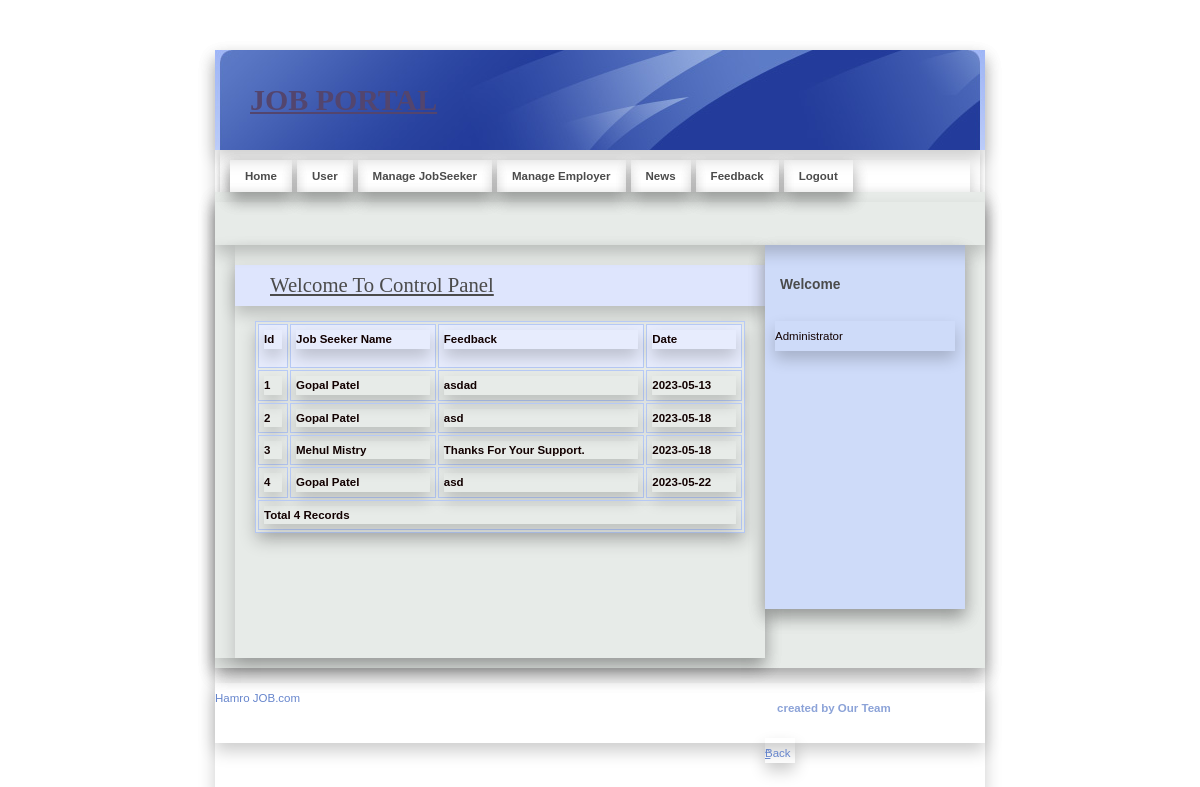
Screenshot of /Admin/Admin/Feedback.php (signed in) with the database file from the repository.
### tables this page shows
CREATE TABLE `feedback` (
  `FeedbackId` int(11) NOT NULL,
  `JobSeekId` int(11) NOT NULL,
  `Feedback` varchar(200) NOT NULL,
  `FeedbakDate` date NOT NULL
);

CREATE TABLE `jobseeker_reg` (
  `JobSeekId` int(11) NOT NULL,
  `JobSeekerName` varchar(20) NOT NULL,
  `Address` varchar(100) NOT NULL,
  `City` varchar(20) NOT NULL,
  `Email` varchar(40) NOT NULL,
  `Mobile` bigint(20) NOT NULL,
  `Qualification` varchar(20) NOT NULL,
  `Gender` varchar(10) NOT NULL,
  `BirthDate` date NOT NULL,
  `Resume` varchar(200) NOT NULL,
  `Status` varchar(10) NOT NULL,
  `UserName` varchar(20) NOT NULL,
  `Password` varchar(20) NOT NULL,
  `Question` varchar(100) NOT NULL,
  `Answer` varchar(50) NOT NULL
);

### Admin/Admin/Feedback.php (the view, shortened to what this page needs)
<!DOCTYPE html PUBLIC "-//W3C//DTD XHTML 1.0 Strict//EN" "http://www.w3.org/TR/xhtml1/DTD/xhtml1-strict.dtd">
<html xmlns="http://www.w3.org/1999/xhtml" xml:lang="cs" lang="cs">
<head>
    <link rel="stylesheet" media="screen,projection" type="text/css" href="./css/main.css"/>
    <link rel="stylesheet" media="print" type="text/css" href="./css/print.css"/>
    <link rel="stylesheet" media="aural" type="text/css" href="./css/aural.css"/>
</head>
<body id="www-url-cz">
<div id="main" class="box">
    <?php
    include "Header.php"
    ?>
    <?php
    include "menu.php"
    ?>
    <div id="page" class="box">
        <div id="page-in" class="box">
            <div id="strip" class="box noprint">
                <p id="breadcrumbs">&nbsp;</p>
            </div>
            <div id="content">
                <div class="article">
                    <h2><span><a href="#">Welcome To Control Panel</a></span></h2>
                    <table width="100%" border="1" bordercolor="#1CB5F1">
                        <tr>
                            <th height="32" bgcolor="#1CB5F1" class="style3">
                                <div align="left" class="style9 style5"><strong>Id</strong></div>
                            </th>
                            <th bgcolor="#1CB5F1" class="style3">
                                <div align="left" class="style9 style5"><strong>Job Seeker Name</strong></div>
                            </th>
                            <th bgcolor="#1CB5F1" class="style3">
                                <div align="left" class="style9 style5"><strong>Feedback</strong></div>
                            </th>
                            <th bgcolor="#1CB5F1" class="style3">
                                <div align="left" class="style12">Date</div>
                            </th>
                        </tr>
                        <?php
                        $con = mysqli_connect("localhost", "root", "", "job");
                        $sql = "select FeedbackId,Feedback,FeedbakDate,JobSeekerName from Feedback,jobseeker_reg where Feedback.JobSeekId=JobSeeker_Reg.JobSeekId";
                        $result = mysqli_query($con,$sql) or die(mysqli_error($con));
                        while ($row = mysqli_fetch_array($result)) {
                            $Id = $row['FeedbackId'];
                            $Name = $row['JobSeekerName'];
                            $Feedback = $row['Feedback'];
                            $FeedbakDate = $row['FeedbakDate'];
                            ?>
                            <tr>
                                <td class="style3">
                                    <div align="left" class="style9 style5"><strong><?php echo $Id; ?></strong></div>
                                </td>
                                <td class="style3">
                                    <div align="left" class="style9 style5"><strong><?php echo $Name; ?></strong></div>
                                </td>
                                <td class="style3">
                                    <div align="left" class="style9 style5"><strong><?php echo $Feedback; ?></strong>
                                    </div>
                                </td>
                                <td class="style3">
                                    <div align="left" class="style9 style5"><strong><?php echo $FeedbakDate; ?></strong>
                                    </div>
                                </td>
                            </tr>
                            <?php
                        }
                        $records = mysqli_num_rows($result);
                        ?>
                        <tr>
                            <td colspan="4" class="style3">
                                <div align="left" class="style12"><?php echo "Total " . $records . " Records"; ?> </div>
                            </td>
                        </tr>
                    </table>
                    <p>&nbsp;</p>
                    <p class="btn-more box noprint">&nbsp;</p>
                </div>
            </div>
            <?php
            include "right.php"
            ?>
        </div>
    </div>
    <?php
    include "footer.php"
    ?>
</div>
</body>
</html>

### css/main.css (style rules this page uses)
* { min-height:1px; }
body { border:0; margin:0; padding:0; background: #ffffff; font:72%/160% "verdana",sans-serif; color:#120101; _text-align:center; }
a { color:#4b4b4b; }
p { border:0; margin:15px 0; padding:0; line-height:30px; }
div { display:block; border:0; margin:0; padding:0; box-shadow: 0 8px 16px 0 rgba(0,0,0,0.2); }
h1, h2, h3, h4, h5 { border:0; margin:15px 0 10px 0; padding:0; font-weight:bold; }
h2 { font-size:180%; line-height:100%; font-family:"georgia",serif; font-weight:normal; }
table { display:table; margin:15px 0; padding:0; border:1px solid #B7CAF6; font-size:100%; box-shadow: 0 8px 16px 0 rgba(0,0,0,0.2); }
tr { display:table-row; }
th, td { display: table-cell; border:1px solid #B7CAF6; margin:0; padding:5px; vertical-align:top; text-align:left; }
th { background:#E7ECFD; text-align:center; columns: #120101;; font-weight:bold; }
a, img, span { border:0; margin:0; padding:0; }
strong, .strong { font-weight:bold; }
.box { min-height:1px; _height:1px; }
.box:after { content:"."; display:block; line-height:0px; font-size:0px; visibility:hidden; clear:both; }
#main { width:770px; margin:50px auto 0 auto; _text-align:left; box-shadow: 0 8px 16px 0 rgba(0,0,0,0.2); }
#page { width:770px; min-height:1px; background:#e7ebe8; _height:1px; box-shadow: 0 8px 16px 0 rgba(0,0,0,0.2); }
#page-in { min-height:1px; padding:10px 0; _height:1px; box-shadow: 0 8px 16px 0 rgba(0,0,0,0.2); }
#strip { position:relative; clear:both; padding:3px 20px 10px 20px; color:#7a807c; }
#strip p { margin:0; }
#strip #breadcrumbs { width:520px; margin:0; padding:0; }
#content { float:left; width:530px; _width:550px; margin:0; padding:0 0 0 20px; }
#content .article { clear:both; margin:0; padding:20px; }
#content .article h2 { margin:0 -20px; padding:10px; background:#DEE5FD ; color:#93a6cd; box-shadow: 0 8px 16px 0 rgba(0,0,0,0.2); }
#content .article h2 span { padding-left:25px; }
#content .article p { text-align:justify; }
#content .btn-more { margin:0 0 15px 0; padding:0; border:0; position:relative; }

### Admin/Admin/css/print.css (style rules this page uses)
body { border:0; margin:0; padding:0; font-size:12pt }
a { color:#000; text-decoration:none; }
h1, h2, h3 { page-break-after:avoid; page-break-inside:avoid; }
table { border-collapse: collapse; border-width:1px; border-style:solid; }
th, td { display:table-cell; border-width:1px; border-style:solid; }
.noprint { display:none; }

### Admin/Admin/css/aural.css (style rules this page uses)
body { voice-family:paul,male; volume:loud; speech-rate:slow; richness:90; stress:20; }
h1, h2, h3, h4, h5 { cue-before:url("ping.au"); }
p, table { pause:50ms; }
strong { pitch:medium; pitch-range:60; stress:90; richness:90; }

### Admin/Admin/Feedback.php (style rules this page uses)
.style3 { font-weight: bold }

### rows the page displays
feedback: FeedbackId "1", JobSeekId.JobSeekerName "Gopal Patel", Feedback "asdad", FeedbakDate "2023-05-13"
feedback: FeedbackId "2", JobSeekId.JobSeekerName "Gopal Patel", Feedback "asd", FeedbakDate "2023-05-18"
feedback: FeedbackId "3", JobSeekId.JobSeekerName "Mehul Mistry", Feedback "Thanks For Your Support.", FeedbakDate "2023-05-18"
feedback: FeedbackId "4", JobSeekId.JobSeekerName "Gopal Patel", Feedback "asd", FeedbakDate "2023-05-22"

### other values shown
$records "4"
